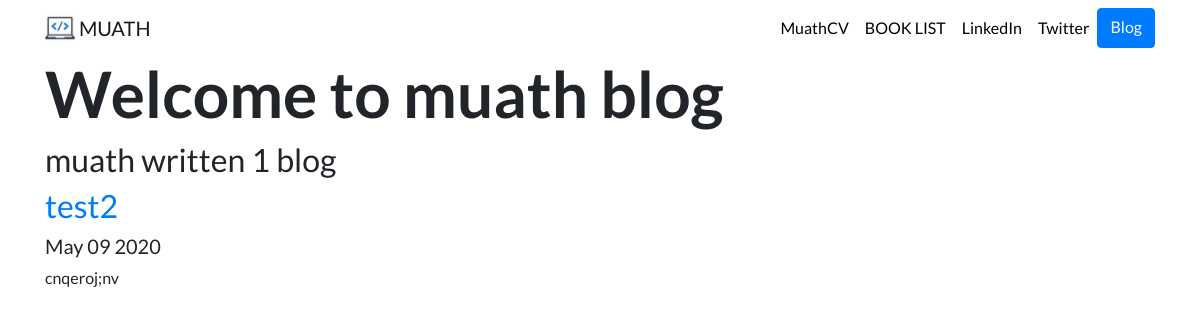
Page /blog/ on the earlier database version.
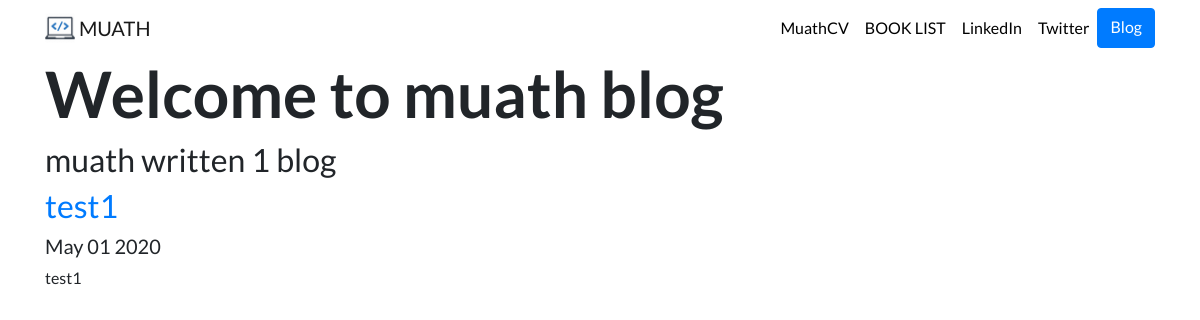
Same page on the later database version.
### blog/models.py (models this page shows)
class Blog(models.Model):
    title = models.CharField(max_length=200)
    desc = models.TextField()
    date = models.DateField()

### blog/views.py (the view)
# urls.py: path('',views.all_blog,name='all_blog'),
def all_blog(request):
    blogs=Blog.objects.all()
    return render(request,'blog/all_blogs.html',{'blogs':blogs})

### blog/templates/blog/all_blogs.html
{% extends 'portfolio/base.html' %}
{% block content %}
<h1 id="hometext" class="font-weight-bold">Welcome to muath blog</h1>
<h2> muath written {{ blogs.count }} blog{{ blogs.count|pluralize }}</h2>
{% for blog in blogs %}
<a href="{% url 'blog:detail' blog.id %}"> <h2>{{ blog.title }}</h2></a>
<h5>{{ blog.date|date:'M d Y' }}</h5>
<p> {{  blog.desc|striptags|truncatechars:100 }}</p>
{% endfor %}
{% endblock %}

Differences in the rows shown:
changed Blog: title "test2" → "test1"; date "May 09 2020" → "May 01 2020"; desc "cnqeroj;nv" → "test1"
